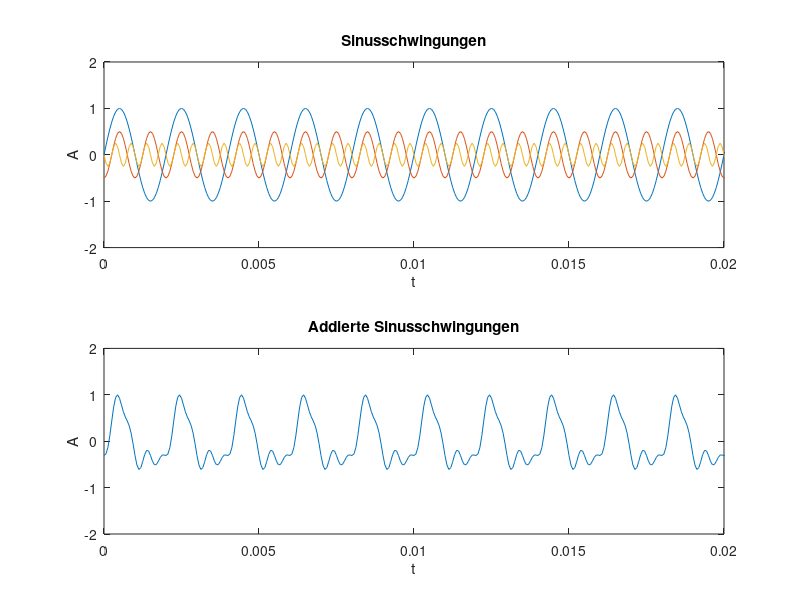

This figure's MATLAB source: (Note: this script raises an error after producing the figure.)
clc;
clear;
close all;

% Parameter für erste Sinusschwingung
f1 = 500; % Frequenz in Herz
A1 = 1; % Amplitude
phi1 = 0; % Phasenverschiebung

% Parameter für zweite Sinusschwingung
f2 = 1000;
A2 = 0.5;
phi2 = -pi/2;

% Parameter für dritte Sinusschwingung
f3 = 2000;
A3 = 0.25;
phi3 = pi;

f_a = 16000; % Abtastfrequenz in Hz
afl = 16; % Auflösung 16 Bit

Ta = 1/f_a;
t = 0:Ta:5-Ta; % Dauer 5 Sekunden
tanz = 0:Ta:0.020 - Ta; % Anzeige x-Achse

A_t1 = A1 * sin(2 * pi * f1 * t + phi1);
A_t2 = A2 * sin(2 * pi * f2 * t + phi2);
A_t3 = A3 * sin(2 * pi * f3 * t + phi3);

A_ges = A_t1 + A_t2 + A_t3; % Dieses Array enthält jetzt Werte größer -1 bis 1
% Suche maximalwert
maxWert = max(abs(A_ges));
% Teile den Vektor durch den Maximalwert
A_ges = A_ges / maxWert;

figure('Name',"Sinusschwingungen")
subplot(2,1,1)
plot(t, A_t1, t, A_t2, t,A_t3);
axis([0 0.02 -2 2]);
title("Sinusschwingungen");
ylabel("A");
xlabel("t");

subplot(2,1,2)
plot(t, A_ges);
axis([0 0.02 -2 2]);
title("Addierte Sinusschwingungen");
ylabel("A");
xlabel("t");

% Fouriertransformation
N_1 = f_a * 0.05;
N_2 = f_a * 0.100;
N_3 = f_a * 0.500;
N_4 = f_a * 1;
N_5 = f_a * 5;

Nvec = [N_1 N_2 N_3 N_4 N_5];

figure('Name',"Fouriertransformierte")
FFTAnalize(A_ges, f_a, Nvec)

audiowrite("aufgabe1_output.wav", A_ges, f_a, "BitsPerSample",afl);

[avec aFS] = audioread("stefanA.wav");
[ivec iFS] = audioread("stefanI.wav");

% Stelle Sprachsignale dar
figure("Name","Sprachsignale");
subplot(2,1,1);
plot(avec);
title("A-Sprachsignal");

subplot(2,1,2);
plot(ivec);
title("I-Sprachsignal");

% Berechne und gebe Transformierte Signale aus
figure('Name',"Sprache-Fouriertransformiert A")
FFTAnalize(avec, aFS, Nvec(1:4));
figure('Name',"Sprache-Fouriertransformiert I")
FFTAnalize(ivec, iFS, Nvec);

